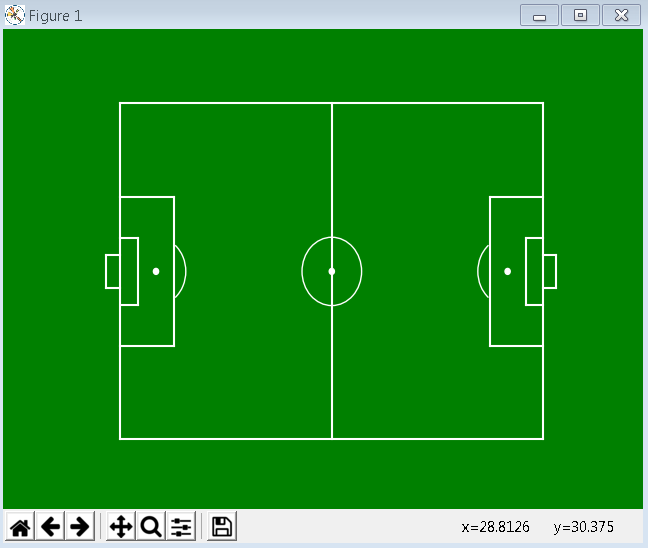

Here is the Python script that generated this plot:
import matplotlib.pyplot as plt
from matplotlib.patches import Arc

def createPitch():

#Create figure
    fig=plt.figure(facecolor='green')
    ax=fig.add_subplot(1,1,1)

    #Pitch Outline & Centre Line
    # List one: starting and ending X locations
    # List two: starting and ending Y locations
    plt.plot([0,0],[0,90], color="white") # plot ---  x y(0,0),x y - (0,90)
    plt.plot([0,130],[90,90], color="white")# plot ---  x y -(0,90), x y - (130,90)
    plt.plot([130,130],[90,0], color="white")# plot ---  x y -(130,90), x y - (130,0)
    plt.plot([130,0],[0,0], color="white")
    plt.plot([65,65],[0,90], color="white")
    
    #Left Penalty Area
    plt.plot([16.5,16.5],[65,25],color="white")
    plt.plot([0,16.5],[65,65],color="white")
    plt.plot([16.5,0],[25,25],color="white")
    
    #Right Penalty Area
    plt.plot([130,113.5],[65,65],color="white")
    plt.plot([113.5,113.5],[65,25],color="white")
    plt.plot([113.5,130],[25,25],color="white")
    
    #Left 6-yard Box
    plt.plot([0,5.5],[54,54],color="white")
    plt.plot([5.5,5.5],[54,36],color="white")
    plt.plot([5.5,0.5],[36,36],color="white")
    
    #Right 6-yard Box
    plt.plot([130,124.5],[54,54],color="white")
    plt.plot([124.5,124.5],[54,36],color="white")
    plt.plot([124.5,130],[36,36],color="white")

    # Left goal post
    plt.plot([0,-4.5],[49.5,49.5],color="white")
    plt.plot([-4.5,-4.5],[49.5,40.5],color="white")
    plt.plot([-4.5,0],[40.5,40.5],color="white")

    # Right goal post
    plt.plot([130,134],[49.5,49.5],color="white")
    plt.plot([134,134],[49.5,40.5],color="white")
    plt.plot([134,130],[40.5,40.5],color="white")

    
    #Assign circles to variables - do not fill the centre circle!
    centreCircle = plt.Circle((65,45),9.15,color="white",fill=False)
    centreSpot = plt.Circle((65,45),0.8,color="white")
    leftPenSpot = plt.Circle((11,45),0.8,color="white")
    rightPenSpot = plt.Circle((119,45),0.8,color="white")
    
    #Draw Circles
    ax.add_patch(centreCircle)
    ax.add_patch(centreSpot)
    ax.add_patch(leftPenSpot)
    ax.add_patch(rightPenSpot)
    
    #Prepare Arcs
    leftArc = Arc((11,45),height=18.3,width=18.3,angle=0,theta1=310,theta2=50,color="white")
    rightArc = Arc((119,45),height=18.3,width=18.3,angle=0,theta1=130,theta2=230,color="white")

    #Draw Arcs
    ax.add_patch(leftArc)
    ax.add_patch(rightArc)
    
    #Tidy Axes
    plt.axis('off')
    
    #Display Pitch
    plt.show()
    
createPitch()
